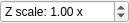
<?xml version="1.0" encoding="UTF-8"?>
<ui version="4.0">
 <class>View3DVerticalExaggerationWidget</class>
 <widget class="QWidget" name="View3DVerticalExaggerationWidget">
  <property name="geometry">
   <rect>
    <x>0</x>
    <y>0</y>
    <width>129</width>
    <height>20</height>
   </rect>
  </property>
  <property name="windowTitle">
   <string>Form</string>
  </property>
  <layout class="QVBoxLayout" name="verticalLayout" stretch="0">
   <property name="spacing">
    <number>0</number>
   </property>
   <property name="leftMargin">
    <number>0</number>
   </property>
   <property name="topMargin">
    <number>0</number>
   </property>
   <property name="rightMargin">
    <number>0</number>
   </property>
   <property name="bottomMargin">
    <number>0</number>
   </property>
   <item>
    <widget class="QDoubleSpinBox" name="dblSpinVerticalExaggeration">
     <property name="prefix">
      <string>Z scale: </string>
     </property>
     <property name="suffix">
      <string> x</string>
     </property>
     <property name="minimum">
      <double>0.010000000000000</double>
     </property>
     <property name="value">
      <double>1.000000000000000</double>
     </property>
    </widget>
   </item>
  </layout>
 </widget>
 <resources/>
 <connections/>
</ui>
